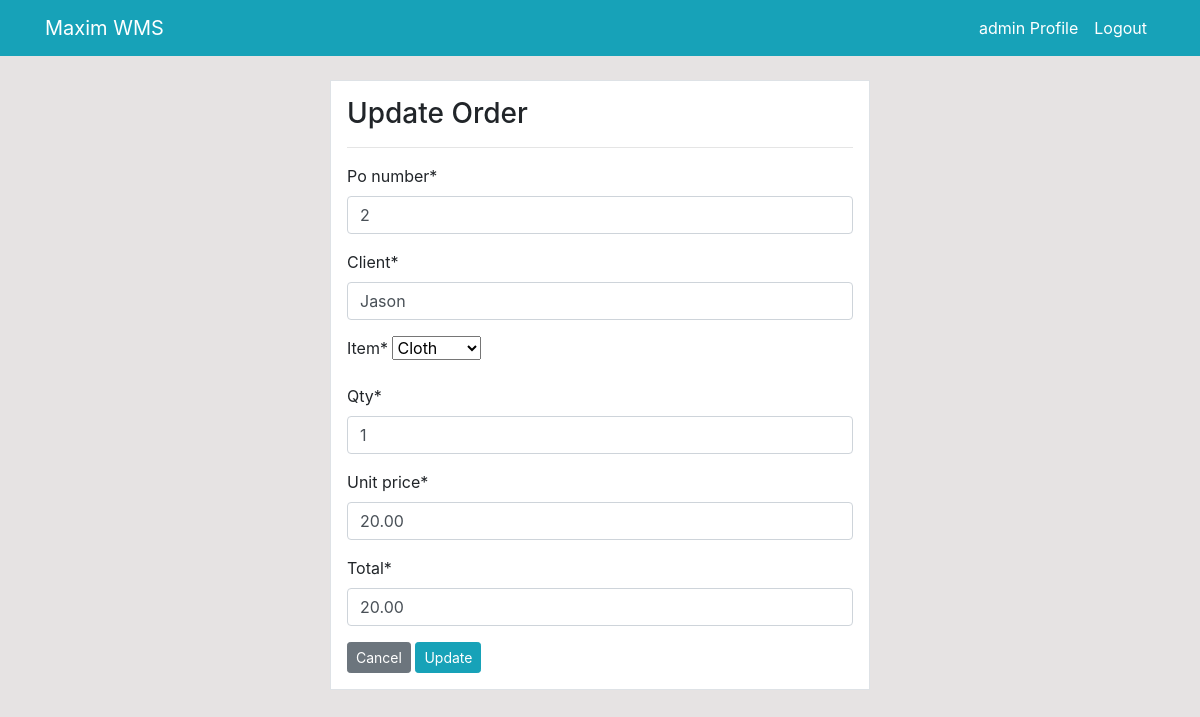
Page /order/update/1/ (signed in) on the committed database.
### dashboard/models.py (models this page shows, shortened)
class Order(models.Model):
    po_number = models.PositiveIntegerField(null=True)
    date_generate = models.DateTimeField(auto_now_add=True)
    client = models.CharField(max_length=255, null=True)
    item = models.ForeignKey(Product, on_delete=models.CASCADE, null=True)
    qty = models.PositiveIntegerField(null=True)
    unit_price = models.DecimalField(max_digits=10, decimal_places=2, default=0.00, null=True)
    total = models.DecimalField(max_digits=10, decimal_places=2, default=0.00, null=True)
    class Meta:
        verbose_name_plural = 'Order' # rename in localhost

class Product(models.Model):
    po_number = models.PositiveIntegerField(null=True)
    date_of_receiving_po = models.DateField(null=True, blank=True)
    company = models.CharField(max_length=1000, null=True)
    estimated_date_arrival = models.DateField(null=True, blank=True)
    item = models.CharField(max_length=1000, null=True)
    qty = models.PositiveIntegerField(null=True)
    unit_price = models.DecimalField(max_digits=10, decimal_places=2, default=0.00)
    total = models.DecimalField(max_digits=10, decimal_places=2, default=0.00)
    do_number = models.PositiveIntegerField(null=True, blank=True) # when DO reached
    description = models.CharField(max_length=1000, null=True, blank=True) # record the condition when DO reached
    class Meta:
        verbose_name_plural = 'Product' # rename in localhost
    def __str__(self): # to display the name in the list
        return f'{self.item}'

### dashboard/views.py (the view)
# urls.py: path('order/update/<int:pk>/', views.order_update, name='dashboard-order-update'),
@login_required
def order_update(request, pk):
    orders = Order.objects.get(id=pk)
    if request.method == 'POST':
        form = OrdersForm(request.POST, instance=orders) # instance=order, to pre-fill
        if form.is_valid():
            form.save()
            return redirect('dashboard-order')
    else:
        form = OrdersForm(instance=orders)
    context ={
        'form' : form
    }
    return render(request, 'dashboard/order_update.html',context)

### dashboard/forms.py
class OrdersForm(forms.ModelForm):
    class Meta:
        model = Order
        fields = ['po_number', 'client', 'item', 'qty', 'unit_price', 'total']

### templates/dashboard/order_update.html (shortened to what this page needs)
{% extends 'partials/base.html' %}
{% load crispy_forms_tags %}
{% block content %}
<div class="container">
    <div class="row my-4">
        <div class="col-md-6 offset-md-3">
            <div class="border p-3 bg-white">
                <h3>Update Order</h3>
                <hr>
                <form method="POST">
                    {{ form|crispy }}
                    <a class="btn btn-secondary btn-sm" href="{% url 'dashboard-order' %}">Cancel</a>
                    <input class="btn btn-info btn-sm" type="submit" value="Update">
                </form>
            </div>
        </div>
    </div>
</div>
{% endblock %}

### templates/partials/nav.html (shortened to what this page needs)
<nav class="navbar navbar-expand-lg navbar-info bg-info">
    {% if user.is_authenticated %}
    <div class="container">
        <a class="navbar-brand text-white" href="{% url 'dashboard-index' %}">Maxim WMS</a>
        <div class="collapse navbar-collapse" id="navbarSupportedContent">
            <ul class="navbar-nav ml-auto">
                <li class="nav-item active">
                    <a class="nav-link text-white" href="{% url 'user-profile' %}">{{ user.username }} Profile </a>
                </li>
                <li class="nav-item">
                    <a class="nav-link text-white" href="{% url 'user-login' %}">Logout</a>
                </li>
            </ul>
            {% endif %}
        </div>
    </div>
</nav>

### static/style.css (style rules this page uses)
body { background: rgb(230, 227, 227); }

### rows in the picture
Order: po_number "2", client "Jason", qty "1", unit_price "20.00", total "20.00"
Product: item "Cloth"

### other values in the picture
{{ user.username }} "admin"
